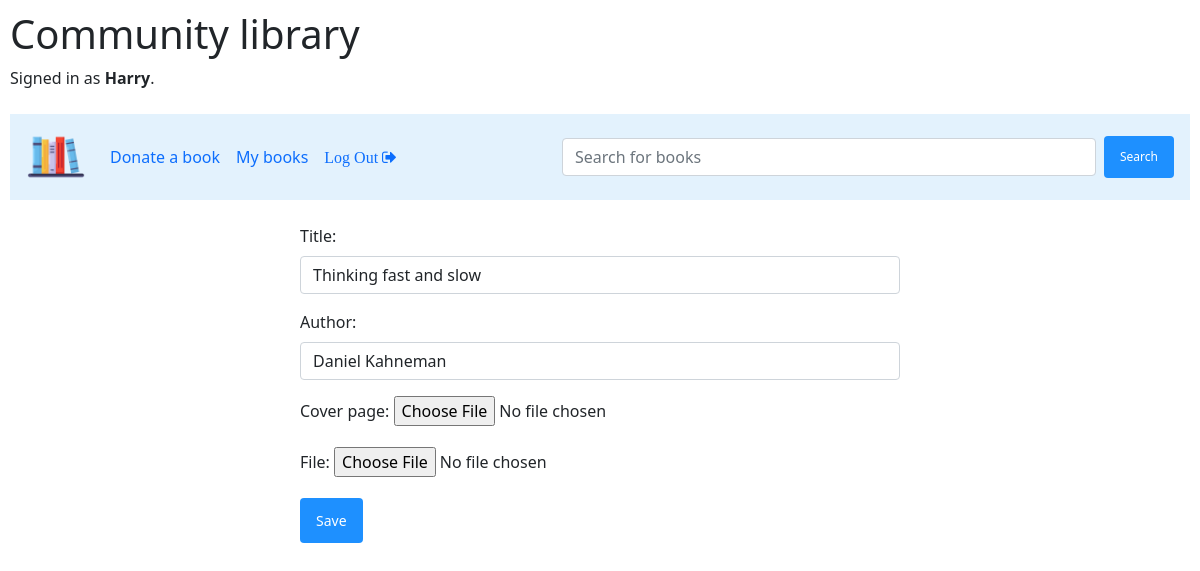
/editbook/7 (signed in), run on the app's committed database.
### library/models.py (models this page shows, shortened)
class User(AbstractUser):
    cover_image = models.ImageField(upload_to='avatars/', null = True)

class Book(models.Model):
    title = models.CharField(max_length=100)
    author = models.CharField(max_length=100)
    donator = models.ForeignKey(User, on_delete=models.CASCADE, related_name="books_donated")
    created_time = models.DateTimeField(auto_now_add=True)
    last_updated_time = models.DateTimeField(auto_now=True)
    cover_image = models.ImageField(upload_to='covers/', null = True)
    file = models.FileField(upload_to='books/')

### library/views.py (the view)
# urls.py: path("editbook/<int:id>", views.edit, name="edit"),
@csrf_exempt
@login_required
def edit(request, id):
    try:
        book = Book.objects.get(pk = id)
    except Book.DoesNotExist:
        return JsonResponse({"error": "Book not found."}, status=404)
    if (book not in request.user.books_donated.all()):
        return JsonResponse({"error": "This is not your book!"})
    if (request.method == 'POST' and request.FILES['file']):
        in_title = request.POST['title']
        in_author = request.POST['author']
        in_cover = request.FILES['cover']
        in_file = request.FILES['file']
        book.title = in_title
        book.author = in_author
        book.cover_image = in_cover
        book.file = in_file
        time_obj = Time_obj()
        time_obj.save()
        book.last_updated_time = time_obj.time
        time_obj.delete()
        book.save()
        return HttpResponseRedirect('/profile')
    else:
        return render(request,"library/edit.html",{
            "book": book,
        })

### library/templates/library/edit.html
{% extends "library/layout.html" %}
{% block body %}
    <div style = "display: flex; justify-content: center;">
      <div style = "width: 600px;">
        <form action="{% url 'edit' book.id %}" method="post" enctype="multipart/form-data"> {% csrf_token %}
            <div class="form-group">
              <label>Title:</label>
              <input class="form-control" type="text" name="title" value="{{book.title}}">
            </div>
            <div class="form-group">
              <label>Author: </label>
              <input class="form-control" type="text" name="author" value="{{book.author}}">
            </div>
            <div class="form-group">
                <label>Cover page:</label>
                <input type="file" name = "cover" accept="image/*">
            </div>
            <div class="form-group">
                <label>File:</label>
                <input type="file" name="file" accept=".pdf">
            </div>
            <button type="submit" class="btn btn-primary">Save</button>
          </form>
      </div>
    </div>
{% endblock %}

### library/templates/library/layout.html (shortened to what this page needs)
{% load static %}
<!DOCTYPE html>
<html lang="en">
    <head>
        <link rel="stylesheet" href="https://stackpath.bootstrapcdn.com/bootstrap/4.4.1/css/bootstrap.min.css">
        <link href="https://cdn.jsdelivr.net/npm/bootstrap@5.1.3/dist/css/bootstrap.min.css" rel="stylesheet">
        <link rel="stylesheet" type="text/css" href="{% static 'library/styles.css' %}">
        <link rel="stylesheet" href="https://cdnjs.cloudflare.com/ajax/libs/font-awesome/4.7.0/css/font-awesome.min.css">
    </head>
    <body>
        <h1>Community library</h1>
        <div>
            {% if user.is_authenticated %}
                Signed in as <strong>{{ user.username }}</strong>.
            {% else %}
                <h4><i>Sign in to donate books</i></h4>
            {% endif %}
        </div>
        <br>
        <nav class="navbar navbar-expand-sm justify-content-between" style="background-color: #e3f2fd;">
            <div class="collapse navbar-collapse" id="collapsibleNavbar">
                <a class="navbar-brand" href="{% url 'index' %}">
                    <img src="\media\images\logo.png" width="60" height="60" alt="logo">
                </a>
                <ul class="navbar-nav mr-auto" >
                    {% if user.is_authenticated %}
                        <li class="nav-item">
                            <a  id = "donate" class="nav-link" href="{% url 'donate' %}">Donate a book</a>
                        </li>
                        <li class="nav-item">
                            <a id = "my_books" class="nav-link" href="{% url 'profile' %}">My books</a>
                        </li>
                        <li class="nav-item">
                            <a class="nav-link" href="{% url 'logout' %}"><i class="fa">Log Out &#xf08b;</i></a>
                        </li>
                    {% endif %}
                </ul>
                <form class="form-inline" id = "search-form" method = "POST" action = "{% url 'search' %}"> {% csrf_token %}
                    <input id = "search-content" class="form-control mr-sm-2" type="search" size="50" placeholder="Search for books" aria-label="Search" name = 'q'>
                    <button class="btn btn-outline-success my-2 my-sm-0" type="submit" style = "font-size: 12px;">Search</button>
                </form>
            </div>
        </nav>
        <br>
        {% block body %}
        {% endblock %}
    </body>
</html>

### library/static/library/styles.css (style rules this page uses)
body { padding: 10px; }

### library/templates/library/layout.html (style rules this page uses)
.btn { background-color: DodgerBlue; border: none; color: white; padding: 12px 16px; font-size: 14px; cursor: pointer; }
@media (min-width: 576px) { .navbar-brand { display: block; } }

### data on the page
User: username "Harry"
Book: title "Thinking fast and slow", author "Daniel Kahneman"
